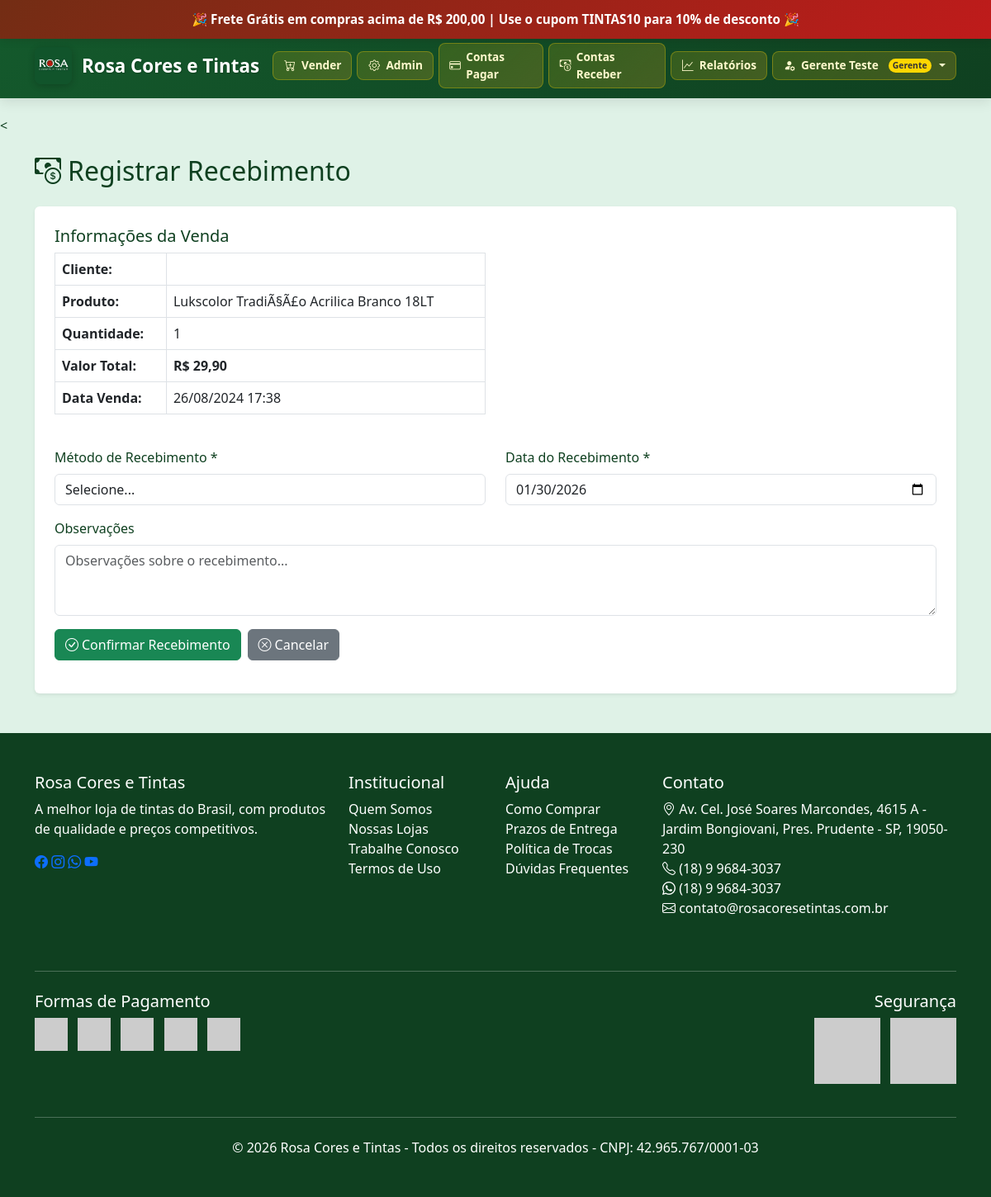
The page /contas_receber_pagar.php?id=6 (signed in) on the database its author committed.
### tables this page shows
CREATE TABLE IF NOT EXISTS `sales` (
  `id` int(11) NOT NULL AUTO_INCREMENT,
  `product_id` int(11) DEFAULT NULL,
  `quantity` int(11) DEFAULT NULL,
  `total` decimal(10,2) DEFAULT NULL,
  `sale_date` timestamp NOT NULL DEFAULT CURRENT_TIMESTAMP,
  `cliente_id` int(11) DEFAULT NULL,
  `vendedor_id` int(11) DEFAULT NULL,
  PRIMARY KEY (`id`),
  KEY `product_id` (`product_id`)
);

CREATE TABLE IF NOT EXISTS `products` (
  `id` int(11) NOT NULL AUTO_INCREMENT,
  `name` varchar(100) NOT NULL,
  `price` decimal(10,2) NOT NULL,
  `description` text,
  `image` varchar(255) DEFAULT NULL,
  `category` varchar(100) DEFAULT NULL,
  `stock` int(11) DEFAULT '0',
  PRIMARY KEY (`id`)
);

### contas_receber_pagar.php (the view, shortened to what this page needs)
<?php
include "header.php";
require "conexao.php";
$id = isset($_GET['id']) ? intval($_GET['id']) : null;
$stmt = $conn->prepare("SELECT s.*, p.name as product_name, u.name as cliente_nome
                       FROM sales s
                       LEFT JOIN products p ON s.product_id = p.id
                       LEFT JOIN users u ON s.cliente_id = u.id
                       WHERE s.id = ?");
$stmt->bind_param("i", $id);
$stmt->execute();
$result = $stmt->get_result();
$venda = $result->fetch_assoc();
?>
<h2 class="mb-4"><i class="bi bi-cash-coin me-2"></i>Registrar Recebimento</h2>
<div class="bg-white p-4 rounded shadow-sm">
    <div class="row mb-4">
        <div class="col-md-6">
            <h5>Informações da Venda</h5>
            <table class="table table-bordered">
                <tr>
                    <th>Cliente:</th>
                    <td><?php echo htmlspecialchars($venda['cliente_nome']); ?></td>
                </tr>
                <tr>
                    <th>Produto:</th>
                    <td><?php echo htmlspecialchars($venda['product_name']); ?></td>
                </tr>
                <tr>
                    <th>Quantidade:</th>
                    <td><?php echo $venda['quantity']; ?></td>
                </tr>
                <tr>
                    <th>Valor Total:</th>
                    <td class="fw-bold">R$ <?php echo number_format($venda['total'], 2, ',', '.'); ?></td>
                </tr>
                <tr>
                    <th>Data Venda:</th>
                    <td><?php echo date('d/m/Y H:i', strtotime($venda['sale_date'])); ?></td>
                </tr>
            </table>
        </div>
    </div>
    <form action="contas_receber_processar.php" method="POST">
        <div class="row">
            <div class="col-md-6">
                <div class="form-group mb-3">
                    <label class="form-label">Método de Recebimento *</label>
                    <select name="metodo_pagamento" class="form-control" required>
                        <option value="">Selecione...</option>
                    </select>
                </div>
            </div>
            <div class="col-md-6">
                <div class="form-group mb-3">
                    <label class="form-label">Data do Recebimento *</label>
                    <input type="date" name="data_pagamento" class="form-control"
                           value="<?php echo date('Y-m-d'); ?>" required>
                </div>
            </div>
        </div>
        <div class="form-group mb-3">
            <label class="form-label">Observações</label>
            <textarea name="observacoes" class="form-control" rows="3"
                      placeholder="Observações sobre o recebimento..."></textarea>
        </div>
        <div class="d-flex gap-2">
            <button type="submit" class="btn btn-success">
                <i class="bi bi-check-circle me-1"></i>Confirmar Recebimento
            </button>
            <a href="contas_receber.php" class="btn btn-secondary">
                <i class="bi bi-x-circle me-1"></i>Cancelar
            </a>
        </div>
    </form>
</div>
<?php include "footer.php"; ?>

### header.php (style rules this page uses)
:root { --primary: #14592C; --primary-light: #1E7A41; --secondary: #732D14; --accent: #A7D9B8; --accent-dark: #0F4020; --danger: #BF1B1B; --danger-dark: #F20707; --light: #DFF2E7; --dark: #0F4020; --gold: #FFD700; --silver: #C0C0C0; }
body { font-family: 'Segoe UI', Tahoma, Geneva, Verdana, sans-serif; background-color: var(--light); color: var(--dark); padding-top: 140px; }
.bi { font-size: 1em; width: 16px; text-align: center; }

### rows shown on the page
sales: product.name "Lukscolor TradiÃ§Ã£o Acrilica Branco 18LT", quantity "1", total "29,90", sale_date "26/08/2024 17:38"

### other values the page prints
$_SESSION['user_name'] "Gerente Teste"
